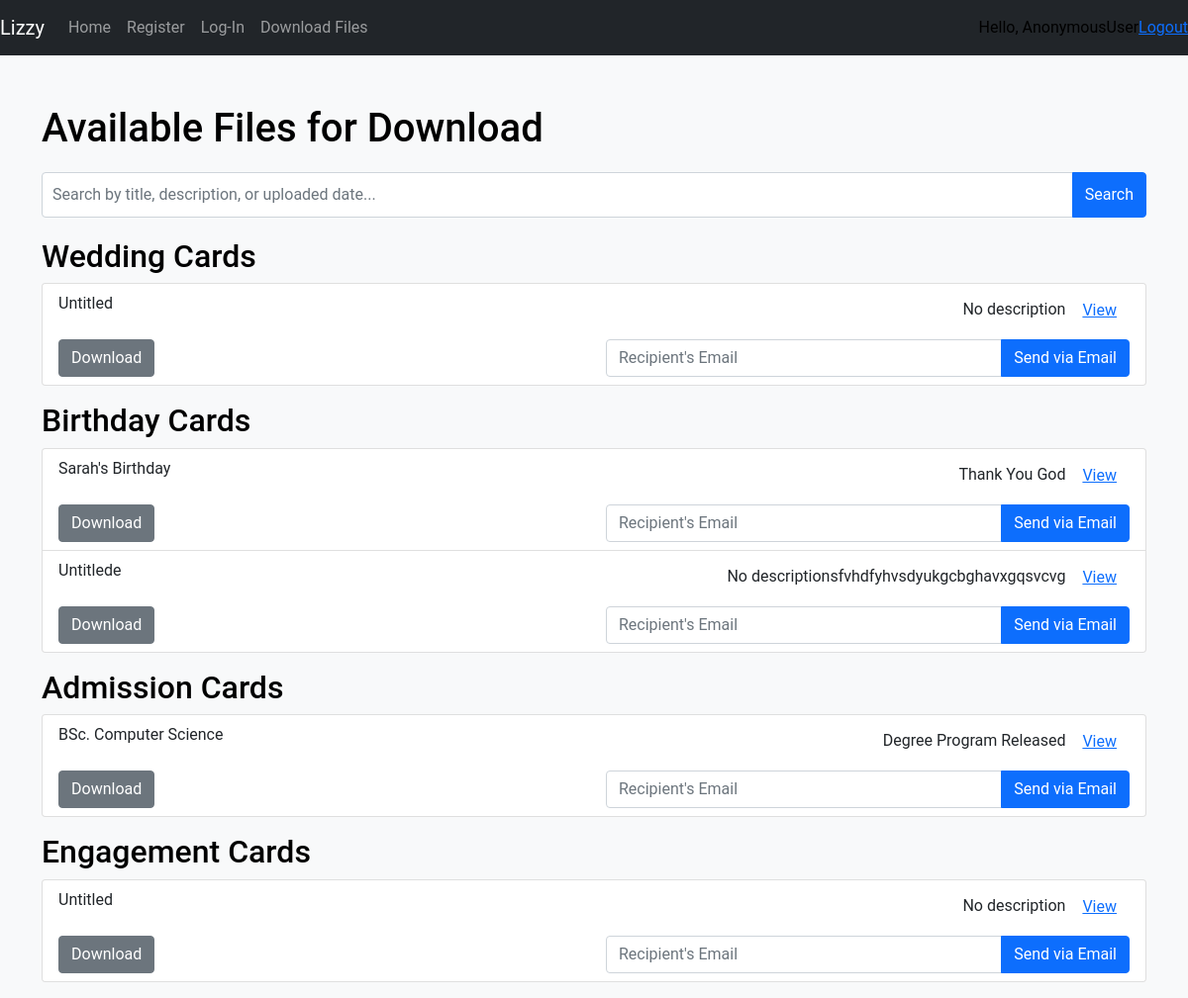
Page /feed_page/ on the earlier database version.
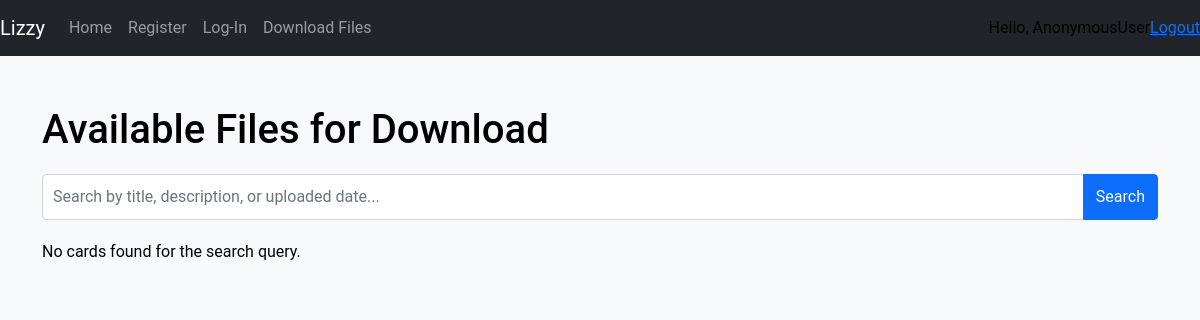
Same page on the later database version.
### task/models.py (models this page shows, shortened)
class WeddingCards(models.Model):
    title = models.CharField(max_length=50, default="Untitled", null=True, blank=True)
    description = models.CharField(max_length=100, default="No description", null=True, blank=True)
    uploaded_date = models.DateField(null=True, default=timezone.now)
    email = models.ForeignKey(MyUser, on_delete=models.PROTECT)
    email_count = models.PositiveIntegerField(default=0)
    download_count = models.PositiveBigIntegerField(default=0)
    upload_card = models.FileField(upload_to="wedding_cards/")

class BirthdayCards(models.Model):
    title = models.CharField(max_length=50, default="Untitled", null=True, blank=True)
    description = models.CharField(max_length=100, default="No description", null=True, blank=True)
    uploaded_date = models.DateField(null=True, default=timezone.now)
    email = models.ForeignKey(MyUser, on_delete=models.PROTECT)
    email_count = models.PositiveIntegerField(default=0)
    download_count = models.PositiveBigIntegerField(default=0)
    upload_card = models.FileField(upload_to="birthday_cards/")

class AdmissionForms(models.Model):
    title = models.CharField(max_length=50, default="Untitled", null=True, blank=True)
    description = models.CharField(max_length=100, default="No description", null=True, blank=True)
    uploaded_date = models.DateField(null=True, default=timezone.now)
    email = models.ForeignKey(MyUser, on_delete=models.PROTECT)
    email_count = models.PositiveIntegerField(default=0)
    download_count = models.PositiveBigIntegerField(default=0)
    upload_card = models.FileField(upload_to="admission_forms/")

class EngagementCards(models.Model):
    title = models.CharField(max_length=50, default="Untitled", null=True, blank=True)
    description = models.CharField(max_length=100, default="No description", null=True, blank=True)
    uploaded_date = models.DateField(null=True, default=timezone.now)
    email = models.ForeignKey(MyUser, on_delete=models.PROTECT)
    download_count = models.PositiveBigIntegerField(default=0)
    email_count = models.PositiveIntegerField(default=0)
    upload_card = models.FileField(upload_to="engagement_cards/")

### task/views.py (the view)
# urls.py: path('feed_page/', views.feed_page, name="cards"),
def feed_page(request):
    wedd_cards = WeddingCards.objects.all()
    birthday_cards = BirthdayCards.objects.all()
    admission_cards = AdmissionForms.objects.all()
    engagement_cards = EngagementCards.objects.all()
    wedding_filter = WeddingCardFilter(request.GET, queryset=wedd_cards)
    wedd_cards = wedding_filter.qs
    engagement_filter = EngagementCardFilter(request.GET, queryset=engagement_cards)
    engagement_cards = engagement_filter.qs
    birthday_filter = BirthdayCardFilter(request.GET, queryset=birthday_cards)
    birthday_cards = birthday_filter.qs
    admission_filter = AdmissionCardFilter(request.GET, queryset=admission_cards)
    admission_cards = admission_filter.qs
    context = {
        'wedd_cards': wedd_cards,
        'engagement_cards': engagement_cards,
        'birthday_cards': birthday_cards,
        'admission_cards': admission_cards,
        'wedding_filter': wedding_filter,
        'engagement_filter': engagement_filter,
        'birthday_filter': birthday_filter,
        'admission_filter': admission_filter,
    }
    return render(request, 'task/feed_page.html', context)

### task/templates/task/feed_page.html (shortened to what this page needs)
{% load static %}
<!DOCTYPE html>
<html lang="en">
<head>
  <link href="https://cdn.jsdelivr.net/npm/bootstrap@5.0.2/dist/css/bootstrap.min.css" rel="stylesheet">
  <link rel="stylesheet" href="{% static 'css/feed.css' %}">
</head>
<body>
  {% include 'task/navbar.html' %}
  <div class="container">
    <h1>Available Files for Download</h1>
    <div class="search-bar">
      <form method="GET">
        <div class="input-group mb-3">
          <input type="text" class="form-control" name="title" placeholder="Search by title, description, or uploaded date...">
          <button type="submit" class="btn btn-primary">Search</button>
        </div>
      </form>
    </div>
    {% if wedd_cards or birthday_cards or admission_cards or engagement_cards %}
      {% if wedd_cards %}
      <h2>Wedding Cards</h2>
      <ul class="list-group mb-3" id="weddingCards">
        {% for file in wedd_cards %}
        <li class="list-group-item">
          <div class="row file-info">
            <div class="col-md-6">
              <span class="file-title">{{ file.title }}</span>
            </div>
            <div class="col-md-6 text-end">
              <span class="file-description">{{ file.description }}</span>
              <a href="{% url 'view_file' file_type='wedding' file_id=file.id %}" class="btn btn-link">View</a>
            </div>
          </div>
          <div class="row actions">
            <div class="col-md-6">
              <a href="{% url 'download_file' file_type='wedding' file_id=file.id %}" class="btn btn-secondary" download>Download</a>
            </div>
            <div class="col-md-6 text-end">
              <form method="POST" action="{% url 'send_file' file_type='wedding' file_id=file.id %}" class="d-inline">
                <div class="input-group">
                  <input type="email" name="recipient_email" class="form-control" placeholder="Recipient's Email" required>
                  <button type="submit" class="btn btn-primary">Send via Email</button>
                </div>
              </form>
            </div>
          </div>
        </li>
        {% empty %}
        <li class="list-group-item">No wedding cards found.</li>
        {% endfor %}
      </ul>
      {% endif %}
      {% if birthday_cards %}
      <h2>Birthday Cards</h2>
      <ul class="list-group mb-3" id="birthdayCards">
        {% for file in birthday_cards %}
        <li class="list-group-item">
          <div class="row file-info">
            <div class="col-md-6">
              <span class="file-title">{{ file.title }}</span>
            </div>
            <div class="col-md-6 text-end">
              <span class="file-description">{{ file.description }}</span>
              <a href="{% url 'view_file' file_type='birthday' file_id=file.id %}" class="btn btn-link">View</a>
            </div>
          </div>
          <div class="row actions">
            <div class="col-md-6">
              <a href="{% url 'download_file' file_type='birthday' file_id=file.id %}" class="btn btn-secondary" download>Download</a>
            </div>
            <div class="col-md-6 text-end">
              <form method="POST" action="{% url 'send_file' file_type='birthday' file_id=file.id %}" class="d-inline">
                <div class="input-group">
                  <input type="email" name="recipient_email" class="form-control" placeholder="Recipient's Email" required>
                  <button type="submit" class="btn btn-primary">Send via Email</button>
                </div>
              </form>
            </div>
          </div>
        </li>
        {% empty %}
        <li class="list-group-item">No birthday cards found.</li>
        {% endfor %}
      </ul>
      {% endif %}
      {% if admission_cards %}
      <h2>Admission Cards</h2>
      <ul class="list-group mb-3" id="admissionCards">
        {% for file in admission_cards %}
        <li class="list-group-item">
          <div class="row file-info">
            <div class="col-md-6">
              <span class="file-title">{{ file.title }}</span>
            </div>
            <div class="col-md-6 text-end">
              <span class="file-description">{{ file.description }}</span>
              <a href="{% url 'view_file' file_type='admission' file_id=file.id %}" class="btn btn-link">View</a>
            </div>
          </div>
          <div class="row actions">
            <div class="col-md-6">
              <a href="{% url 'download_file' file_type='admission' file_id=file.id %}" class="btn btn-secondary" download>Download</a>
            </div>
            <div class="col-md-6 text-end">
              <form method="POST" action="{% url 'send_file' file_type='admission' file_id=file.id %}" class="d-inline">
                <div class="input-group">
                  <input type="email" name="recipient_email" class="form-control" placeholder="Recipient's Email" required>
                  <button type="submit" class="btn btn-primary">Send via Email</button>
                </div>
              </form>
            </div>
          </div>
        </li>
        {% empty %}
        <li class="list-group-item">No admission cards found.</li>
        {% endfor %}
      </ul>
      {% endif %}
      {% if engagement_cards %}
      <h2>Engagement Cards</h2>
      <ul class="list-group mb-3" id="engagementCards">
        {% for file in engagement_cards %}
        <li class="list-group-item">
          <div class="row file-info">
            <div class="col-md-6">
              <span class="file-title">{{ file.title }}</span>
            </div>
            <div class="col-md-6 text-end">
              <span class="file-description">{{ file.description }}</span>
              <a href="{% url 'view_file' file_type='engagement' file_id=file.id %}" class="btn btn-link">View</a>
            </div>
          </div>
          <div class="row actions">
            <div class="col-md-6">
              <a href="{% url 'download_file' file_type='engagement' file_id=file.id %}" class="btn btn-secondary" download>Download</a>
            </div>
            <div class="col-md-6 text-end">
              <form method="POST" action="{% url 'send_file' file_type='engagement' file_id=file.id %}" class="d-inline">
                <div class="input-group">
                  <input type="email" name="recipient_email" class="form-control" placeholder="Recipient's Email" required>
                  <button type="submit" class="btn btn-primary">Send via Email</button>
                </div>
              </form>
            </div>
          </div>
        </li>
        {% empty %}
        <li class="list-group-item">No engagement cards found.</li>
        {% endfor %}
      </ul>
      {% endif %}
    {% else %}
      <p>No cards found for the search query.</p>
    {% endif %}
  </div>
</body>
</html>

### task/templates/task/navbar.html (shortened to what this page needs)
{% load static %}
<nav class="navbar navbar-expand-lg navbar-dark bg-dark">
    <a class="navbar-brand" href="#">Lizzy</a>
    <div class="collapse navbar-collapse" id="navbarNav">
      <ul class="navbar-nav">
        <li class="nav-item active">
          <a class="nav-link" href="{% url 'home' %}">Home </a>
        </li>
        <li class="nav-item">
          <a class="nav-link" href="{% url 'register' %}">Register</a>
        </li>
        <li class="nav-item">
          <a class="nav-link" href="{% url 'login' %}">Log-In</a>
        </li>
        <li class="nav-item">
          <a class="nav-link" href="{% url 'file_feed' %}">Download Files</a>
        </li>
      </ul>
    </div>
    <span class="hello-msg">Hello, {{ request.user }}</span>
    <span><a class="hello-msg" href="{% url 'logout' %}">Logout</a></span>
  </nav>

### static/css/feed.css (style rules this page uses)
body { color: #000; background: #f8f9fa; font-family: 'Roboto', sans-serif; }
.container { margin-top: 50px; }
.search-bar { margin: 20px 0; text-align: center; }
.search-bar input { width: 50%; padding: 10px; font-size: 16px; }

Differences in the rows shown:
removed WeddingCards: title "Untitled", description "No description"
removed BirthdayCards: title "Sarah's Birthday", description "Thank You God"
removed BirthdayCards: title "Untitlede", description "No descriptionsfvhdfyhvsdyukgcbghavxgqsvcvg"
removed AdmissionForms: title "BSc. Computer Science", description "Degree Program Released"
removed EngagementCards: title "Untitled", description "No description"
Other differences:
text no longer shown: "Wedding Cards Birthday Cards Admission Cards Engagement Cards"
text now shown: "No cards found for the search query."
